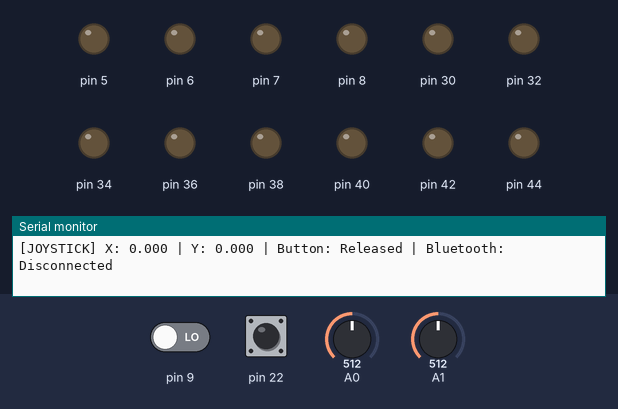
A program run on a simulated Arduino Mega 2560, built with avr-gcc and run on an emulated ATmega2560. Shown: output pins drawn as LEDs (lit = HIGH), the last lines printed to the serial monitor. The inputs (shaded band) are chosen by the test bench; at power-on: A0 = 512, A1 = 512, pin 9 LOW, pin 22 HIGH.

Above: at 2.2 s.
2.3 s: A0 set to 716
At 2.8 s:
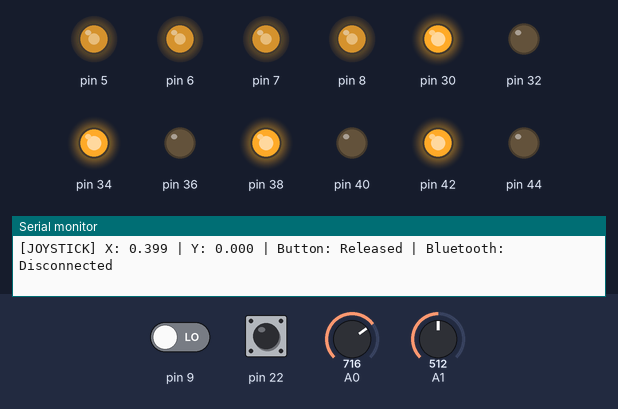
3.8 s: A1 set to 716
At 5.0 s:
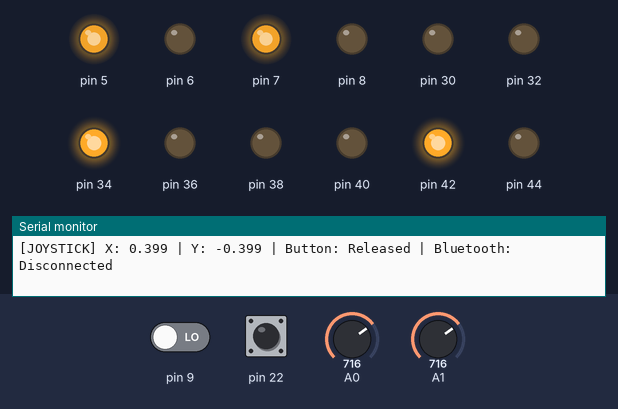
5.3 s: A0 set to 900
At 6.2 s:
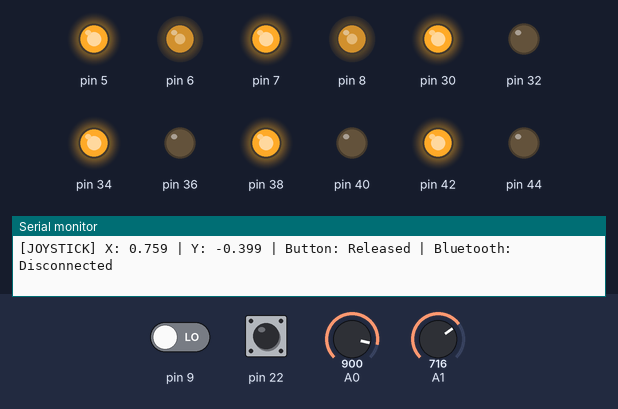
6.8 s: A1 set to 511
At 7.4 s:
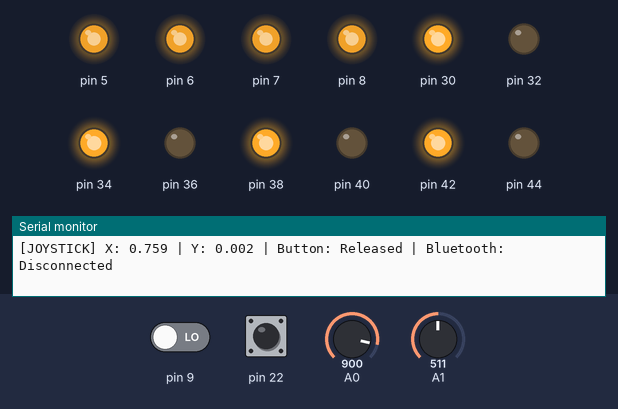
8.3 s: A1 set to 306
At 9.5 s:
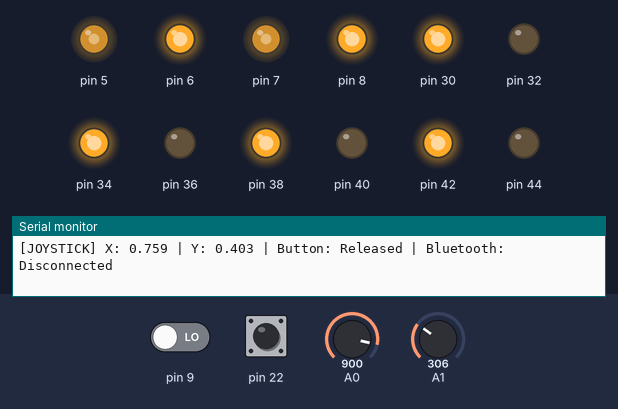
9.8 s: A0 set to 511
At 10.8 s:
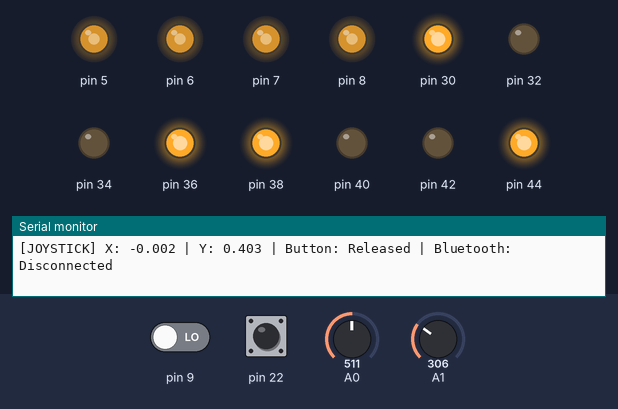
Timing chart, 0 to 12.3 s (numbered marks = the images above; inputs shaded):
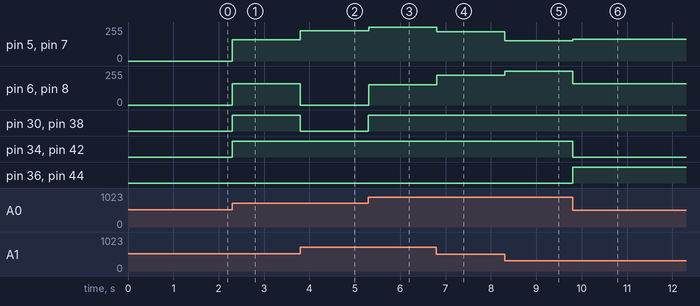

Measured:
- after the input at 2.3 s, pin 5–8: 0/255 → 161/255 at once; pin 30, pin 34, pin 38, pin 42: LOW → HIGH at once
- after the input at 3.8 s, pin 5, pin 7: 161/255 → 227/255 at once; pin 6, pin 8: 161/255 → 0/255 at once; pin 30, pin 38: HIGH → LOW at once
- after the input at 5.3 s, pin 5, pin 7: 227/255 → 255/255 at once; pin 6, pin 8: 0/255 → 153/255 at once; pin 30, pin 38: LOW → HIGH at once
- after the input at 6.8 s, pin 5, pin 7: 255/255 → 221/255 at once; pin 6, pin 8: 153/255 → 222/255 at once
- after the input at 8.3 s, pin 5, pin 7: 221/255 → 152/255 at once; pin 6, pin 8: 222/255 → 255/255 at once
- after the input at 9.8 s, pin 5, pin 7: 152/255 → 162/255 at once; pin 6, pin 8: 255/255 → 161/255 at once; pin 34, pin 42: HIGH → LOW at once; pin 36, pin 44: LOW → HIGH at once

The program:

main.cpp
```cpp
#include <Arduino.h>

#include "BluetoothController.h"
#include "DriveController.h"
#include "Joystick.h"
#include "Motor.h"

Joystick joystick(A0, A1, 22);

/*
 * Motors connected through L298N diagonally.
 * Motor PWM pins: 5-8 chosen for:
 * - Sequential ordering (easy to track).
 * - PWM support with 31kHz capability (eliminates motor noise).
 * - Timer 3 (pins 2,3,5) and Timer 4 (pins 6,7,8) - don't affect millis()/delay().
 * - Avoids pin 4 (Timer 0) which controls system timing functions.
 */
Motor frontLeftMotor(8, 30, 32);
Motor rearRightMotor(7, 36, 34);
Motor rearLeftMotor(6, 38, 40);
Motor frontRightMotor(5, 44, 42);

BluetoothController bluetoothController(&Serial3, 115200, 9);
DriveController driveController(&frontLeftMotor, &frontRightMotor, &rearLeftMotor, &rearRightMotor);

const float JOYSTICK_DEAD_ZONE = 0.01;
const unsigned long BLUETOOTH_TIMEOUT_MS = 1000;
unsigned long lastBluetoothUpdate = 0;
const unsigned long SERIAL_OUTPUT_INTERVAL_MS = 300;
unsigned long lastSerialOutputTime = 0;

void handleBluetoothReceive(const char *message)
{
  Serial.print("Message received: \"");
  Serial.print(message);
  Serial.println("\"");
}

void handleBluetoothUpdate(float x, float y)
{
  Serial.print("Bluetooth Command: X = ");
  Serial.print(x, 3);
  Serial.print(", Y = ");
  Serial.print(y, 3);

  float joystickX = joystick.getX();
  float joystickY = joystick.getY();

  if (abs(joystickX) < JOYSTICK_DEAD_ZONE && abs(joystickY) < JOYSTICK_DEAD_ZONE)
  {
    driveController.drive(x, y);
    lastBluetoothUpdate = millis();
  }
}

void setup()
{
  Serial.begin(115200);

  Serial.println("Setting up joystick...");
  joystick.setup();

  Serial.println("Setting up differential drive...");
  driveController.setup();

  Serial.println("Setting up Bluetooth...");
  bluetoothController.setup();
  bluetoothController.onReceive(handleBluetoothReceive);
  bluetoothController.onUpdate(handleBluetoothUpdate);
}

void loop()
{
  bluetoothController.loop();

  float x = joystick.getX();
  float y = joystick.getY();

  if (abs(x) >= JOYSTICK_DEAD_ZONE || abs(y) >= JOYSTICK_DEAD_ZONE)
  {
    driveController.drive(x, y);
    lastBluetoothUpdate = 0;
  }
  else if (lastBluetoothUpdate == 0 || (millis() - lastBluetoothUpdate) >= BLUETOOTH_TIMEOUT_MS)
  {
    driveController.drive(x, y);
  }

  unsigned long currentTime = millis();
  if (currentTime - lastSerialOutputTime >= SERIAL_OUTPUT_INTERVAL_MS)
  {
    lastSerialOutputTime = currentTime;

    Serial.print("[JOYSTICK] X: ");
    Serial.print(x, 3);
    Serial.print(" | Y: ");
    Serial.print(y, 3);
    Serial.print(" | Button: ");
    Serial.print(joystick.isPressed() ? "Pressed" : "Released");
    Serial.print(" | Bluetooth: ");
    Serial.println(bluetoothController.isConnected() ? "Connected" : "Disconnected");
  }
}
```

BluetoothController.h
```cpp
#ifndef BLUETOOTH_CONTROLLER_H
#define BLUETOOTH_CONTROLLER_H

#include <Arduino.h>
#include <ArduinoJson.h>

class BluetoothController
{
public:
  using ReceiveHandler = void (*)(const char *);
  using UpdateHandler = void (*)(float x, float y);

  BluetoothController(HardwareSerial *ser = &Serial3, long baud = 115200, int statePinNum = -1)
  {
    serial = ser;
    statePin = statePinNum;
    baudRate = baud;
    receiveBuffer = "";
    isReceiveBufferComplete = false;
    onReceiveCallback = nullptr;
    onUpdateCallback = nullptr;
  }

  void setup()
  {
    serial->begin(baudRate);

    if (statePin >= 0)
    {
      pinMode(statePin, INPUT);
    }

    receiveBuffer = "";
    isReceiveBufferComplete = false;
  }

  void onReceive(ReceiveHandler callback)
  {
    onReceiveCallback = callback;
  }

  void onUpdate(UpdateHandler callback)
  {
    onUpdateCallback = callback;
  }

  bool isConnected()
  {
    if (statePin >= 0)
    {
      return digitalRead(statePin) == HIGH;
    }
    return false;
  }

  void loop()
  {
    while (serial->available())
    {
      char c = serial->read();

      if (c != '\n' && c != '\r')
      {
        receiveBuffer += c;
      }
      else if (receiveBuffer.length() > 0)
      {
        isReceiveBufferComplete = true;
      }
    }

    if (isReceiveBufferComplete)
    {
      bool isCommand = false;

      /*
       * Echo back only when device is connected to avoid infinite loop.
       * When not connected, echoing goes to the module itself which responds
       * with "ERROR", triggering another echo, creating an infinite loop.
       */
      if (isConnected() && receiveBuffer != "TX=")
      {
        if (executeCommand(receiveBuffer))
        {
          serial->print("OK");
          isCommand = true;
        }
        else
        {
          serial->print("UNKNOWN: ");
          serial->print(receiveBuffer);
        }
        serial->print("\r\n");
      }

      // Trigger callback only for non-command messages.
      if (!isCommand && onReceiveCallback)
      {
        onReceiveCallback(receiveBuffer.c_str());
      }

      receiveBuffer = "";
      isReceiveBufferComplete = false;
    }
  }

private:
  /*
   * Parse and execute command. Returns true if valid, false otherwise.
   * Both x and y are optional, but at least one is required.
   */
  bool executeCommand(String message)
  {
    JsonDocument doc;
    DeserializationError error = deserializeJson(doc, message);

    if (error)
    {
      return false;
    }

    bool hasX = doc["x"].is<float>();
    bool hasY = doc["y"].is<float>();

    if (!hasX && !hasY)
    {
      return false;
    }

    // Skip value extraction if no callback set.
    if (!onUpdateCallback)
    {
      return true;
    }

    float x = 0.0;
    float y = 0.0;

    if (hasX)
    {
      x = doc["x"];
      x = constrain(x, -1.0, 1.0);
    }

    if (hasY)
    {
      y = doc["y"];
      y = constrain(y, -1.0, 1.0);
    }

    onUpdateCallback(x, y);

    return true;
  }

  HardwareSerial *serial;
  // STATE pin for hardware connection detection.
  int statePin;
  long baudRate;
  String receiveBuffer;
  bool isReceiveBufferComplete;
  ReceiveHandler onReceiveCallback;
  UpdateHandler onUpdateCallback;
};

#endif
```

DriveController.h
```cpp
#ifndef DRIVE_CONTROLLER_H
#define DRIVE_CONTROLLER_H

#include <Arduino.h>

#include "Motor.h"

class DriveController
{
private:
  Motor *frontLeft;
  Motor *frontRight;
  Motor *rearLeft;
  Motor *rearRight;

public:
  DriveController(Motor *fl, Motor *fr, Motor *rl, Motor *rr)
  {
    frontLeft = fl;
    frontRight = fr;
    rearLeft = rl;
    rearRight = rr;
  }

  void setup()
  {
    frontLeft->setup();
    frontRight->setup();
    rearLeft->setup();
    rearRight->setup();
  }

  /*
   * Tank steering control.
   * x: steering input (-1.0 to +1.0, negative = left, positive = right).
   * y: throttle input (-1.0 to +1.0, negative = backward, positive = forward).
   */
  void drive(float x, float y)
  {
    /*
     * Calculate left and right side speeds.
     * Positive steering (right) reduces left side, increases right side.
     * Negative steering (left) increases left side, reduces right side.
     */
    float leftSpeed = y + x;
    float rightSpeed = y - x;

    // Constrain to valid range.
    leftSpeed = constrain(leftSpeed, -1.0, 1.0);
    rightSpeed = constrain(rightSpeed, -1.0, 1.0);

    leftSpeed = mapInputToMotor(leftSpeed);
    rightSpeed = mapInputToMotor(rightSpeed);

    // Apply speeds to motors.
    frontLeft->setSpeed(leftSpeed);
    rearLeft->setSpeed(leftSpeed);
    frontRight->setSpeed(rightSpeed);
    rearRight->setSpeed(rightSpeed);
  }

private:
  // Boost low-end values since motors do not really moves until ~50% of PWM range.
  float mapInputToMotor(float input)
  {
    float sign = (input >= 0) ? 1.0 : -1.0;
    float magnitude = fabs(input);
    float curved = pow(magnitude, 0.5);

    return sign * curved;
  }
};

#endif
```

Joystick.h
```cpp
#ifndef JOYSTICK_H
#define JOYSTICK_H

#include <Arduino.h>

class Joystick
{
private:
  int vrxPin;
  int vryPin;
  int swPin;
  int centerX;
  int centerY;
  // Default 10-bit resolution.
  int analogMax = 1023;

public:
  Joystick(int vrx, int vry, int sw)
  {
    vrxPin = vrx;
    vryPin = vry;
    swPin = sw;
    centerX = analogMax / 2;
    centerY = analogMax / 2;
  }

  void setup()
  {
    pinMode(swPin, INPUT_PULLUP);
    calibrate();
  }

  /*
   * Set the analog resolution (max ADC value).
   * Should match the hardware ADC configuration (e.g., 1023 for 10-bit, 4095 for 12-bit).
   * Best practice: call before setup() if changing from default.
   */
  void setResolution(int maxValue)
  {
    analogMax = maxValue;
  }

  /*
   * Map X to -1.0 ... 0.0 ... +1.0 (normalized float).
   * Left = negative, Right = positive.
   * Uses symmetric scaling for proportional sensitivity on both sides.
   */
  float getX()
  {
    int raw = analogRead(vrxPin);

    // Use the smaller range for symmetric scaling.
    int leftRange = centerX;
    int rightRange = analogMax - centerX;
    int symmetricRange = min(leftRange, rightRange);

    if (raw < centerX)
    {
      // Left side: normalize to -1.0 to 0.0.
      float value = (centerX - raw) / (float)symmetricRange;
      return -constrain(value, 0.0, 1.0);
    }
    else if (raw > centerX)
    {
      // Right side: normalize to 0.0 to 1.0.
      float value = (raw - centerX) / (float)symmetricRange;
      return constrain(value, 0.0, 1.0);
    }
    else
    {
      return 0.0;
    }
  }

  /*
   * Map Y to -1.0 ... 0.0 ... +1.0 (normalized float).
   * Up = positive, Down = negative (inverted).
   * Uses symmetric scaling for proportional sensitivity on both sides.
   */
  float getY()
  {
    int raw = analogRead(vryPin);

    // Use the smaller range for symmetric scaling.
    int upRange = centerY;
    int downRange = analogMax - centerY;
    int symmetricRange = min(upRange, downRange);

    if (raw < centerY)
    {
      // Joystick pushed up (raw value decreases): normalize to 0.0 to 1.0.
      float value = (centerY - raw) / (float)symmetricRange;
      return constrain(value, 0.0, 1.0);
    }
    else if (raw > centerY)
    {
      // Joystick pushed down (raw value increases): normalize to 0.0 to -1.0.
      float value = (raw - centerY) / (float)symmetricRange;
      return -constrain(value, 0.0, 1.0);
    }
    else
    {
      return 0.0;
    }
  }

  bool isPressed()
  {
    return digitalRead(swPin) == LOW;
  }

private:
  void calibrate(int samples = 50)
  {
    Serial.println("=== JOYSTICK CALIBRATION ===");
    Serial.print("Analog resolution: ");
    Serial.print(analogMax);
    Serial.println(" (max value)");
    Serial.println("Calibrating center position...");

    long sumX = 0;
    long sumY = 0;

    for (int i = 0; i < samples; i++)
    {
      sumX += analogRead(vrxPin);
      sumY += analogRead(vryPin);
      delay(20);
    }

    centerX = sumX / samples;
    centerY = sumY / samples;

    Serial.println("Calibration complete!");
    Serial.print("Center X: ");
    Serial.println(centerX);
    Serial.print("Center Y: ");
    Serial.println(centerY);
    Serial.println("=========================\n");
  }
};

#endif
```

Motor.h
```cpp
#ifndef MOTOR_H
#define MOTOR_H

#include <Arduino.h>

class Motor
{
private:
  // PWM pin for speed control.
  int enPin;
  // Direction pin 1.
  int in1Pin;
  // Direction pin 2.
  int in2Pin;
  // Default 8-bit PWM resolution.
  int pwmMax = 255;

public:
  Motor(int en, int in1, int in2)
  {
    enPin = en;
    in1Pin = in1;
    in2Pin = in2;
  }

  ~Motor()
  {
    stop();
  }

  void setup()
  {
    pinMode(enPin, OUTPUT);
    pinMode(in1Pin, OUTPUT);
    pinMode(in2Pin, OUTPUT);

    /*
     * Arduino Mega PWM frequency configuration:
     * Default PWM is ~490Hz which causes audible motor whine at low speeds.
     * Setting prescaler to 0x01 increases frequency to ~31kHz (above hearing range).
     * This eliminates motor noise while maintaining smooth speed control.
     * Note: Avoid Timer 0 (pin 4) - it controls millis(), delay(), micros().
     * Modifying it breaks timing functions used throughout Arduino code.
     */
    if (enPin == 2 || enPin == 3 || enPin == 5)
    {
      // Timer 3 (pins 2, 3, 5) - set to ~31kHz.
      TCCR3B = (TCCR3B & 0xF8) | 0x01;
    }
    else if (enPin == 6 || enPin == 7 || enPin == 8)
    {
      // Timer 4 (pins 6, 7, 8) - set to ~31kHz.
      TCCR4B = (TCCR4B & 0xF8) | 0x01;
    }

    stop();
  }

  // Set the PWM resolution (max PWM value).
  void setResolution(int maxValue)
  {
    pwmMax = maxValue;
  }

  /*
   * Set motor speed using normalized float.
   * speed: -1.0 (full backward) to 0.0 (stop) to +1.0 (full forward).
   */
  void setSpeed(float speed)
  {
    // Constrain to valid range.
    speed = constrain(speed, -1.0, 1.0);

    // Scale to PWM resolution.
    int pwmValue = abs(speed) * pwmMax;

    if (speed > 0.0)
    {
      // Forward direction.
      digitalWrite(in1Pin, HIGH);
      digitalWrite(in2Pin, LOW);
      analogWrite(enPin, pwmValue);
    }
    else if (speed < 0.0)
    {
      // Backward direction.
      digitalWrite(in1Pin, LOW);
      digitalWrite(in2Pin, HIGH);
      analogWrite(enPin, pwmValue);
    }
    else
    {
      stop();
    }
  }

private:
  void stop()
  {
    digitalWrite(in1Pin, LOW);
    digitalWrite(in2Pin, LOW);
    analogWrite(enPin, 0);
  }
};

#endif
```
